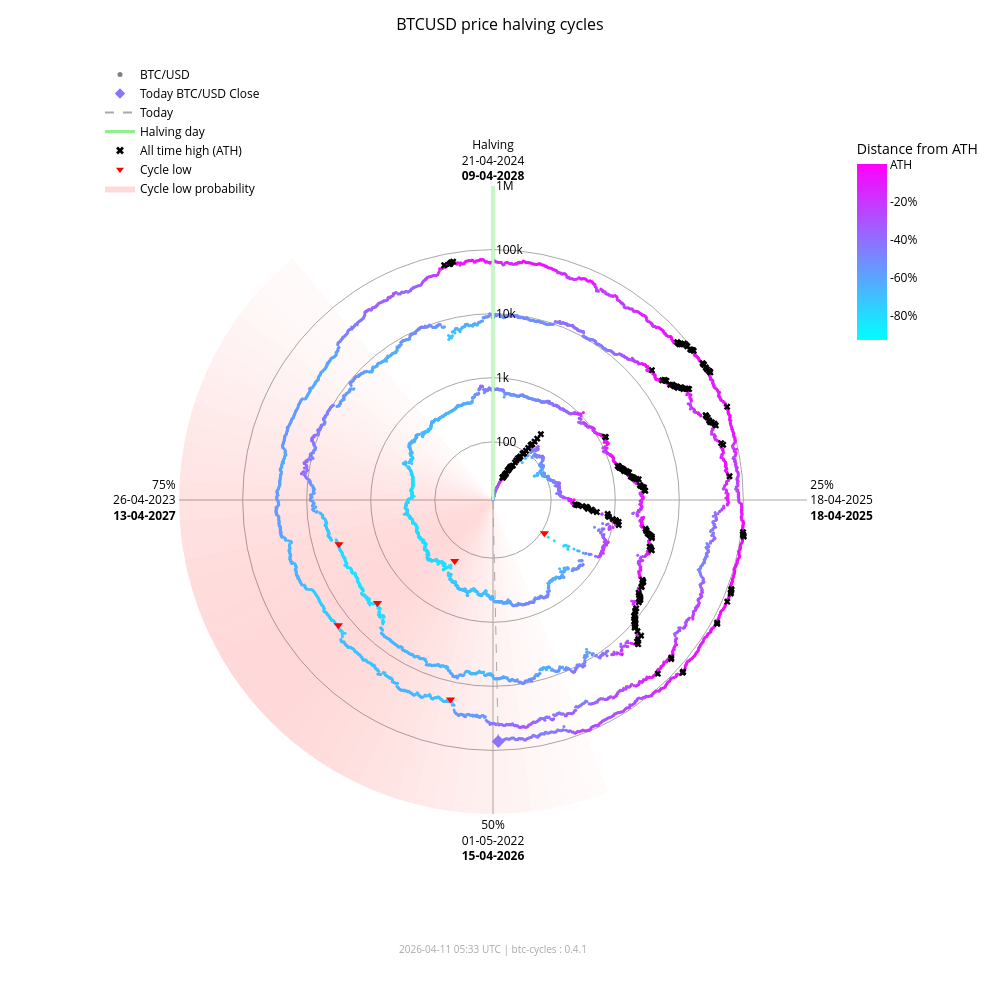

Notebook source saved alongside this figure:
### Markdown cell above
### Interactive chart (plotly)

### Code cell
fig_interactive = btc.plot(
    kind="interactive",
    from_date="2012-11-28",
)
# plotly config for interactivity
config = {"scrollZoom": True, "displayModeBar": True}
# display in notebook
fig_interactive.show(config=config)

### Figure 1 — Plotly figure (JSON) as saved in the notebook; plotly's stock layout.template omitted (floating-point values rounded to 4 significant figures; data arrays with more than 128 entries replaced by an {"elided": "..."} marker saying what was removed)
{"data": [{"fill": "toself", "fillcolor": "rgba(255,0,0,0.017168280509461755)", "hoverinfo": "skip", "line": {"width": 0}, "mode": "lines", "r": [12.35, 1000000, 1000000, 12.35, 12.35], "showlegend": false, "theta": [158.4, 158.4, 162.0, 162.0, 158.4], "type": "scatterpolar"}, {"fill": "toself", "fillcolor": "rgba(255,0,0,0.022114794501891175)", "hoverinfo": "skip", "line": {"width": 0}, "mode": "lines", "r": [12.35, 1000000, 1000000, 12.35, 12.35], "showlegend": false, "theta": [162.0, 162.0, 165.6, 165.6, 162.0], "type": "scatterpolar"}, {"fill": "toself", "fillcolor": "rgba(255,0,0,0.02790404259511669)", "hoverinfo": "skip", "line": {"width": 0}, "mode": "lines", "r": [12.35, 1000000, 1000000, 12.35, 12.35], "showlegend": false, "theta": [165.6, 165.6, 169.2, 169.2, 165.6], "type": "scatterpolar"}, {"fill": "toself", "fillcolor": "rgba(255,0,0,0.034518294852420334)", "hoverinfo": "skip", "line": {"width": 0}, "mode": "lines", "r": [12.35, 1000000, 1000000, 12.35, 12.35], "showlegend": false, "theta": [169.2, 169.2, 172.8, 172.8, 169.2], "type": "scatterpolar"}, {"fill": "toself", "fillcolor": "rgba(255,0,0,0.041901979682821514)", "hoverinfo": "skip", "line": {"width": 0}, "mode": "lines", "r": [12.35, 1000000, 1000000, 12.35, 12.35], "showlegend": false, "theta": [172.8, 172.8, 176.4, 176.4, 172.8], "type": "scatterpolar"}, {"fill": "toself", "fillcolor": "rgba(255,0,0,0.04996405861294358)", "hoverinfo": "skip", "line": {"width": 0}, "mode": "lines", "r": [12.35, 1000000, 1000000, 12.35, 12.35], "showlegend": false, "theta": [176.4, 176.4, 180.0, 180.0, 176.4], "type": "scatterpolar"}, {"fill": "toself", "fillcolor": "rgba(255,0,0,0.05858349692240514)", "hoverinfo": "skip", "line": {"width": 0}, "mode": "lines", "r": [12.35, 1000000, 1000000, 12.35, 12.35], "showlegend": false, "theta": [180.0, 180.0, 183.6, 183.6, 180.0], "type": "scatterpolar"}, {"fill": "toself", "fillcolor": "rgba(255,0,0,0.06761662035375064)", "hoverinfo": "skip", "line": {"width": 0}, "mode": "lines", "r": [12.35, 1000000, 1000000, 12.35, 12.35], "showlegend": false, "theta": [183.6, 183.6, 187.2, 187.2, 183.6], "type": "scatterpolar"}, {"fill": "toself", "fillcolor": "rgba(255,0,0,0.07690481219944661)", "hoverinfo": "skip", "line": {"width": 0}, "mode": "lines", "r": [12.35, 1000000, 1000000, 12.35, 12.35], "showlegend": false, "theta": [187.2, 187.2, 190.8, 190.8, 187.2], "type": "scatterpolar"}, {"fill": "toself", "fillcolor": "rgba(255,0,0,0.08628112000611096)", "hoverinfo": "skip", "line": {"width": 0}, "mode": "lines", "r": [12.35, 1000000, 1000000, 12.35, 12.35], "showlegend": false, "theta": [190.8, 190.8, 194.4, 194.4, 190.8], "type": "scatterpolar"}, {"fill": "toself", "fillcolor": "rgba(255,0,0,0.09557490841018089)", "hoverinfo": "skip", "line": {"width": 0}, "mode": "lines", "r": [12.35, 1000000, 1000000, 12.35, 12.35], "showlegend": false, "theta": [194.4, 194.4, 198.0, 198.0, 194.4], "type": "scatterpolar"}, {"fill": "toself", "fillcolor": "rgba(255,0,0,0.10461455782963762)", "hoverinfo": "skip", "line": {"width": 0}, "mode": "lines", "r": [12.35, 1000000, 1000000, 12.35, 12.35], "showlegend": false, "theta": [198.0, 198.0, 201.6, 201.6, 198.0], "type": "scatterpolar"}, {"fill": "toself", "fillcolor": "rgba(255,0,0,0.11322908719652829)", "hoverinfo": "skip", "line": {"width": 0}, "mode": "lines", "r": [12.35, 1000000, 1000000, 12.35, 12.35], "showlegend": false, "theta": [201.6, 201.6, 205.2, 205.2, 201.6], "type": "scatterpolar"}, {"fill": "toself", "fillcolor": "rgba(255,0,0,0.12125015337052986)", "hoverinfo": "skip", "line": {"width": 0}, "mode": "lines", "r": [12.35, 1000000, 1000000, 12.35, 12.35], "showlegend": false, "theta": [205.2, 205.2, 208.8, 208.8, 205.2], "type": "scatterpolar"}, {"fill": "toself", "fillcolor": "rgba(255,0,0,0.12851590515331976)", "hoverinfo": "skip", "line": {"width": 0}, "mode": "lines", "r": [12.35, 1000000, 1000000, 12.35, 12.35], "showlegend": false, "theta": [208.8, 208.8, 212.4, 212.4, 208.8], "type": "scatterpolar"}, {"fill": "toself", "fillcolor": "rgba(255,0,0,0.13487757461161184)", "hoverinfo": "skip", "line": {"width": 0}, "mode": "lines", "r": [12.35, 1000000, 1000000, 12.35, 12.35], "showlegend": false, "theta": [212.4, 212.4, 216.0, 216.0, 212.4], "type": "scatterpolar"}, {"fill": "toself", "fillcolor": "rgba(255,0,0,0.14020862181849592)", "hoverinfo": "skip", "line": {"width": 0}, "mode": "lines", "r": [12.35, 1000000, 1000000, 12.35, 12.35], "showlegend": false, "theta": [216.0, 216.0, 219.6, 219.6, 216.0], "type": "scatterpolar"}, {"fill": "toself", "fillcolor": "rgba(255,0,0,0.14441504950654527)", "hoverinfo": "skip", "line": {"width": 0}, "mode": "lines", "r": [12.35, 1000000, 1000000, 12.35, 12.35], "showlegend": false, "theta": [219.6, 219.6, 223.2, 223.2, 219.6], "type": "scatterpolar"}, {"fill": "toself", "fillcolor": "rgba(255,0,0,0.14744459351271713)", "hoverinfo": "skip", "line": {"width": 0}, "mode": "lines", "r": [12.35, 1000000, 1000000, 12.35, 12.35], "showlegend": false, "theta": [223.2, 223.2, 226.8, 226.8, 223.2], "type": "scatterpolar"}, {"fill": "toself", "fillcolor": "rgba(255,0,0,0.14929223192296423)", "hoverinfo": "skip", "line": {"width": 0}, "mode": "lines", "r": [12.35, 1000000, 1000000, 12.35, 12.35], "showlegend": false, "theta": [226.8, 226.8, 230.4, 230.4, 226.8], "type": "scatterpolar"}, {"fill": "toself", "fillcolor": "rgba(255,0,0,0.15)", "hoverinfo": "skip", "line": {"width": 0}, "mode": "lines", "r": [12.35, 1000000, 1000000, 12.35, 12.35], "showlegend": false, "theta": [230.4, 230.4, 234.0, 234.0, 230.4], "type": "scatterpolar"}, {"fill": "toself", "fillcolor": "rgba(255,0,0,0.14965033825231114)", "hoverinfo": "skip", "line": {"width": 0}, "mode": "lines", "r": [12.35, 1000000, 1000000, 12.35, 12.35], "showlegend": false, "theta": [234.0, 234.0, 237.6, 237.6, 234.0], "type": "scatterpolar"}, {"fill": "toself", "fillcolor": "rgba(255,0,0,0.14835378057909807)", "hoverinfo": "skip", "line": {"width": 0}, "mode": "lines", "r": [12.35, 1000000, 1000000, 12.35, 12.35], "showlegend": false, "theta": [237.6, 237.6, 241.2, 241.2, 237.6], "type": "scatterpolar"}, {"fill": "toself", "fillcolor": "rgba(255,0,0,0.14623322283554635)", "hoverinfo": "skip", "line": {"width": 0}, "mode": "lines", "r": [12.35, 1000000, 1000000, 12.35, 12.35], "showlegend": false, "theta": [241.2, 241.2, 244.8, 244.8, 241.2], "type": "scatterpolar"}, {"fill": "toself", "fillcolor": "rgba(255,0,0,0.1434078538226231)", "hoverinfo": "skip", "line": {"width": 0}, "mode": "lines", "r": [12.35, 1000000, 1000000, 12.35, 12.35], "showlegend": false, "theta": [244.8, 244.8, 248.4, 248.4, 244.8], "type": "scatterpolar"}, {"fill": "toself", "fillcolor": "rgba(255,0,0,0.13997983179373427)", "hoverinfo": "skip", "line": {"width": 0}, "mode": "lines", "r": [12.35, 1000000, 1000000, 12.35, 12.35], "showlegend": false, "theta": [248.4, 248.4, 252.0, 252.0, 248.4], "type": "scatterpolar"}, {"fill": "toself", "fillcolor": "rgba(255,0,0,0.13602598258454268)", "hoverinfo": "skip", "line": {"width": 0}, "mode": "lines", "r": [12.35, 1000000, 1000000, 12.35, 12.35], "showlegend": false, "theta": [252.0, 252.0, 255.6, 255.6, 252.0], "type": "scatterpolar"}, {"fill": "toself", "fillcolor": "rgba(255,0,0,0.13159547355344953)", "hoverinfo": "skip", "line": {"width": 0}, "mode": "lines", "r": [12.35, 1000000, 1000000, 12.35, 12.35], "showlegend": false, "theta": [255.6, 255.6, 259.2, 259.2, 255.6], "type": "scatterpolar"}, {"fill": "toself", "fillcolor": "rgba(255,0,0,0.12671301775492697)", "hoverinfo": "skip", "line": {"width": 0}, "mode": "lines", "r": [12.35, 1000000, 1000000, 12.35, 12.35], "showlegend": false, "theta": [259.2, 259.2, 262.8, 262.8, 259.2], "type": "scatterpolar"}, {"fill": "toself", "fillcolor": "rgba(255,0,0,0.12138610149219965)", "hoverinfo": "skip", "line": {"width": 0}, "mode": "lines", "r": [12.35, 1000000, 1000000, 12.35, 12.35], "showlegend": false, "theta": [262.8, 262.8, 266.4, 266.4, 262.8], "type": "scatterpolar"}, {"fill": "toself", "fillcolor": "rgba(255,0,0,0.1156142551644921)", "hoverinfo": "skip", "line": {"width": 0}, "mode": "lines", "r": [12.35, 1000000, 1000000, 12.35, 12.35], "showlegend": false, "theta": [266.4, 266.4, 270.0, 270.0, 266.4], "type": "scatterpolar"}, {"fill": "toself", "fillcolor": "rgba(255,0,0,0.10939851441251548)", "hoverinfo": "skip", "line": {"width": 0}, "mode": "lines", "r": [12.35, 1000000, 1000000, 12.35, 12.35], "showlegend": false, "theta": [270.0, 270.0, 273.6, 273.6, 270.0], "type": "scatterpolar"}, {"fill": "toself", "fillcolor": "rgba(255,0,0,0.10274974912946185)", "hoverinfo": "skip", "line": {"width": 0}, "mode": "lines", "r": [12.35, 1000000, 1000000, 12.35, 12.35], "showlegend": false, "theta": [273.6, 273.6, 277.2, 277.2, 273.6], "type": "scatterpolar"}, {"fill": "toself", "fillcolor": "rgba(255,0,0,0.09569517349791425)", "hoverinfo": "skip", "line": {"width": 0}, "mode": "lines", "r": [12.35, 1000000, 1000000, 12.35, 12.35], "showlegend": false, "theta": [277.2, 277.2, 280.8, 280.8, 277.2], "type": "scatterpolar"}, {"fill": "toself", "fillcolor": "rgba(255,0,0,0.08828282625646727)", "hoverinfo": "skip", "line": {"width": 0}, "mode": "lines", "r": [12.35, 1000000, 1000000, 12.35, 12.35], "showlegend": false, "theta": [280.8, 280.8, 284.4, 284.4, 280.8], "type": "scatterpolar"}, {"fill": "toself", "fillcolor": "rgba(255,0,0,0.08058400018765345)", "hoverinfo": "skip", "line": {"width": 0}, "mode": "lines", "r": [12.35, 1000000, 1000000, 12.35, 12.35], "showlegend": false, "theta": [284.4, 284.4, 288.0, 288.0, 284.4], "type": "scatterpolar"}, {"fill": "toself", "fillcolor": "rgba(255,0,0,0.07269354608292704)", "hoverinfo": "skip", "line": {"width": 0}, "mode": "lines", "r": [12.35, 1000000, 1000000, 12.35, 12.35], "showlegend": false, "theta": [288.0, 288.0, 291.6, 291.6, 288.0], "type": "scatterpolar"}, {"fill": "toself", "fillcolor": "rgba(255,0,0,0.06472784449068783)", "hoverinfo": "skip", "line": {"width": 0}, "mode": "lines", "r": [12.35, 1000000, 1000000, 12.35, 12.35], "showlegend": false, "theta": [291.6, 291.6, 295.2, 295.2, 291.6], "type": "scatterpolar"}, {"fill": "toself", "fillcolor": "rgba(255,0,0,0.05682021976743955)", "hoverinfo": "skip", "line": {"width": 0}, "mode": "lines", "r": [12.35, 1000000, 1000000, 12.35, 12.35], "showlegend": false, "theta": [295.2, 295.2, 298.8, 298.8, 295.2], "type": "scatterpolar"}, {"fill": "toself", "fillcolor": "rgba(255,0,0,0.04911378436707333)", "hoverinfo": "skip", "line": {"width": 0}, "mode": "lines", "r": [12.35, 1000000, 1000000, 12.35, 12.35], "showlegend": false, "theta": [298.8, 298.8, 302.4, 302.4, 298.8], "type": "scatterpolar"}, {"fill": "toself", "fillcolor": "rgba(255,0,0,0.04175213714896469)", "hoverinfo": "skip", "line": {"width": 0}, "mode": "lines", "r": [12.35, 1000000, 1000000, 12.35, 12.35], "showlegend": false, "theta": [302.4, 302.4, 306.0, 306.0, 302.4], "type": "scatterpolar"}, {"fill": "toself", "fillcolor": "rgba(255,0,0,0.034868865657538876)", "hoverinfo": "skip", "line": {"width": 0}, "mode": "lines", "r": [12.35, 1000000, 1000000, 12.35, 12.35], "showlegend": false, "theta": [306.0, 306.0, 309.6, 309.6, 306.0], "type": "scatterpolar"}, {"fill": "toself", "fillcolor": "rgba(255,0,0,0.02857722515334582)", "hoverinfo": "skip", "line": {"width": 0}, "mode": "lines", "r": [12.35, 1000000, 1000000, 12.35, 12.35], "showlegend": false, "theta": [309.6, 309.6, 313.2, 313.2, 309.6], "type": "scatterpolar"}, {"fill": "toself", "fillcolor": "rgba(255,0,0,0.022961515313555197)", "hoverinfo": "skip", "line": {"width": 0}, "mode": "lines", "r": [12.35, 1000000, 1000000, 12.35, 12.35], "showlegend": false, "theta": [313.2, 313.2, 316.8, 316.8, 313.2], "type": "scatterpolar"}, {"fill": "toself", "fillcolor": "rgba(255,0,0,0.01807146942917362)", "hoverinfo": "skip", "line": {"width": 0}, "mode": "lines", "r": [12.35, 1000000, 1000000, 12.35, 12.35], "showlegend": false, "theta": [316.8, 316.8, 320.4, 320.4, 316.8], "type": "scatterpolar"}, {"hoverinfo": "text", "marker": {"color": {"elided": "4883 str values"}, "size": 3}, "mode": "markers", "r": {"elided": "4883 float values"}, "showlegend": false, "text": {"elided": "4883 str values"}, "theta": {"elided": "4883 float values"}, "type": "scatterpolar"}, {"hoverinfo": "skip", "line": {"color": "lightgreen", "width": 3}, "mode": "lines", "r": [12.35, 1000000], "showlegend": false, "theta": [0, 0], "type": "scatterpolar"}, {"hoverinfo": "skip", "line": {"color": "darkgrey", "dash": "dash", "width": 1}, "mode": "lines", "r": [12.35, 72870.0], "showlegend": false, "theta": [178.8, 178.8], "type": "scatterpolar"}, {"hoverinfo": "text", "marker": {"color": "#8d72ff", "size": 10, "symbol": "diamond"}, "mode": "markers", "r": [72870.0], "showlegend": false, "text": ["Today<br>Date: 2026-04-11<br>Price: $72,868.94"], "theta": [178.8], "type": "scatterpolar"}, {"hoverinfo": "text", "marker": {"color": "black", "size": 6, "symbol": "x"}, "mode": "markers", "r": {"elided": "195 float values"}, "showlegend": false, "text": {"elided": "195 str values"}, "theta": {"elided": "195 float values"}, "type": "scatterpolar"}, {"hoverinfo": "text", "marker": {"color": "red", "size": 8, "symbol": "triangle-down"}, "mode": "markers", "r": [111.6, 164.9, 3233.0, 3925.0, 18950.0, 15760.0], "showlegend": false, "text": ["Cycle Low<br>Date: 2014-02-21<br>Price: $111.56<br>ATH distance: -91.0%", "Cycle Low<br>Date: 2015-01-14<br>Price: $164.92<br>ATH distance: -86.7%", "Cycle Low<br>Date: 2018-12-15<br>Price: $3,232.51<br>ATH distance: -83.3%", "Cycle Low<br>Date: 2019-03-25<br>Price: $3,924.55<br>ATH distance: -79.7%", "Cycle Low<br>Date: 2022-06-18<br>Price: $18,954.25<br>ATH distance: -71.9%", "Cycle Low<br>Date: 2022-11-21<br>Price: $15,760.19<br>ATH distance: -76.7%"], "theta": [122.8, 212.1, 228.3, 254.0, 192.0, 231.0], "type": "scatterpolar"}, {"marker": {"color": "grey", "size": 5}, "mode": "markers", "name": "BTC/USD", "r": [null], "theta": [null], "type": "scatterpolar"}, {"marker": {"color": "#8d72ff", "size": 8, "symbol": "diamond"}, "mode": "markers", "name": "Today BTC/USD Close", "r": [null], "theta": [null], "type": "scatterpolar"}, {"line": {"color": "darkgrey", "dash": "dash"}, "mode": "lines", "name": "Today", "r": [null], "theta": [null], "type": "scatterpolar"}, {"line": {"color": "lightgreen", "width": 3}, "mode": "lines", "name": "Halving day", "r": [null], "theta": [null], "type": "scatterpolar"}, {"marker": {"color": "black", "size": 7, "symbol": "x"}, "mode": "markers", "name": "All time high (ATH)", "r": [null], "theta": [null], "type": "scatterpolar"}, {"marker": {"color": "red", "size": 7, "symbol": "triangle-down"}, "mode": "markers", "name": "Cycle low", "r": [null], "theta": [null], "type": "scatterpolar"}, {"fill": "toself", "fillcolor": "rgba(255,0,0,0.15)", "line": {"width": 0}, "mode": "lines", "name": "Cycle low probability", "r": [null], "theta": [null], "type": "scatterpolar"}, {"hoverinfo": "skip", "marker": {"cmax": 0, "cmin": -0.9307, "color": [0], "colorbar": {"len": 0.25, "ticktext": ["ATH", "-20%", "-40%", "-60%", "-80%", "-100%"], "tickvals": [0, -0.2, -0.4, -0.6, -0.8, -1.0], "title": {"text": "Distance from ATH"}, "x": 0.95, "y": 0.92, "yanchor": "top"}, "colorscale": {"elided": "256x2 mixed values"}, "showscale": true, "size": 0}, "mode": "markers", "r": [null], "showlegend": false, "theta": [null], "type": "scatterpolar"}], "layout": {"annotations": [{"font": {"color": "darkgrey", "size": 10}, "showarrow": false, "text": "2026-04-11 05:33 UTC | btc-cycles : 0.4.1", "x": 0.5, "xref": "paper", "y": -0.02, "yref": "paper"}], "font": {"color": "black"}, "height": 1000, "legend": {"bgcolor": "rgba(0,0,0,0)", "font": {"color": "black"}, "x": 0.0, "y": 1.0}, "margin": {"b": 60, "l": 100, "r": 80, "t": 60}, "paper_bgcolor": "white", "plot_bgcolor": "white", "polar": {"angularaxis": {"color": "black", "direction": "clockwise", "gridcolor": "darkgrey", "rotation": 90, "ticktext": ["Halving<br>21-04-2024<br><b>09-04-2028</b>", "25%<br>18-04-2025<br><b>18-04-2025</b>", "50%<br>01-05-2022<br><b>15-04-2026</b>", "75%<br>26-04-2023<br><b>13-04-2027</b>"], "tickvals": [0, 90, 180, 270]}, "bgcolor": "white", "domain": {"x": [0.1, 0.9], "y": [0.05, 0.95]}, "radialaxis": {"angle": 90, "color": "black", "gridcolor": "darkgrey", "range": [1.092, 6.0], "tickangle": 90, "ticktext": ["100", "1k", "10k", "100k", "1M"], "tickvals": [100, 1000, 10000, 100000, 1000000], "type": "log"}}, "title": {"font": {"color": "black", "size": 16}, "text": "BTCUSD price halving cycles", "x": 0.5}, "width": 1000}}
